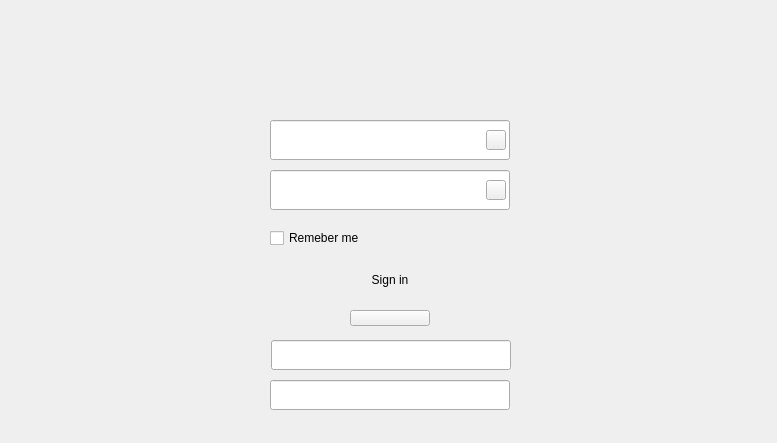
<?xml version="1.0" encoding="UTF-8"?>
<ui version="4.0">
 <class>CLoginUI</class>
 <widget class="QDialog" name="CLoginUI">
  <property name="geometry">
   <rect>
    <x>0</x>
    <y>0</y>
    <width>777</width>
    <height>443</height>
   </rect>
  </property>
  <property name="windowTitle">
   <string notr="true">登录</string>
  </property>
  <layout class="QHBoxLayout">
   <property name="spacing">
    <number>0</number>
   </property>
   <property name="leftMargin">
    <number>0</number>
   </property>
   <property name="topMargin">
    <number>0</number>
   </property>
   <property name="rightMargin">
    <number>0</number>
   </property>
   <property name="bottomMargin">
    <number>0</number>
   </property>
   <item>
    <widget class="QWidget" name="CLoginUIBg" native="true">
     <widget class="QPushButton" name="btnQuit">
      <property name="geometry">
       <rect>
        <x>740</x>
        <y>18</y>
        <width>12</width>
        <height>12</height>
       </rect>
      </property>
      <property name="minimumSize">
       <size>
        <width>12</width>
        <height>12</height>
       </size>
      </property>
      <property name="maximumSize">
       <size>
        <width>12</width>
        <height>12</height>
       </size>
      </property>
      <property name="focusPolicy">
       <enum>Qt::NoFocus</enum>
      </property>
      <property name="text">
       <string/>
      </property>
      <property name="flat">
       <bool>true</bool>
      </property>
     </widget>
     <widget class="DSGUI::DSPushButton" name="btnLogin">
      <property name="geometry">
       <rect>
        <x>270</x>
        <y>260</y>
        <width>240</width>
        <height>40</height>
       </rect>
      </property>
      <property name="sizePolicy">
       <sizepolicy hsizetype="Expanding" vsizetype="Expanding">
        <horstretch>0</horstretch>
        <verstretch>0</verstretch>
       </sizepolicy>
      </property>
      <property name="minimumSize">
       <size>
        <width>240</width>
        <height>40</height>
       </size>
      </property>
      <property name="maximumSize">
       <size>
        <width>240</width>
        <height>40</height>
       </size>
      </property>
      <property name="text">
       <string>Sign in</string>
      </property>
      <property name="flat">
       <bool>true</bool>
      </property>
     </widget>
     <widget class="DSGUI::DSCheckBox" name="cbMemorizePwd">
      <property name="geometry">
       <rect>
        <x>270</x>
        <y>230</y>
        <width>101</width>
        <height>16</height>
       </rect>
      </property>
      <property name="focusPolicy">
       <enum>Qt::NoFocus</enum>
      </property>
      <property name="text">
       <string>Remeber me</string>
      </property>
     </widget>
     <widget class="QPushButton" name="btnExpand">
      <property name="geometry">
       <rect>
        <x>350</x>
        <y>310</y>
        <width>80</width>
        <height>16</height>
       </rect>
      </property>
      <property name="sizePolicy">
       <sizepolicy hsizetype="Fixed" vsizetype="Fixed">
        <horstretch>0</horstretch>
        <verstretch>0</verstretch>
       </sizepolicy>
      </property>
      <property name="minimumSize">
       <size>
        <width>80</width>
        <height>16</height>
       </size>
      </property>
      <property name="maximumSize">
       <size>
        <width>80</width>
        <height>16</height>
       </size>
      </property>
      <property name="focusPolicy">
       <enum>Qt::NoFocus</enum>
      </property>
      <property name="text">
       <string/>
      </property>
      <property name="checkable">
       <bool>true</bool>
      </property>
     </widget>
     <widget class="QWidget" name="widget_6" native="true">
      <property name="geometry">
       <rect>
        <x>270</x>
        <y>170</y>
        <width>240</width>
        <height>40</height>
       </rect>
      </property>
      <property name="minimumSize">
       <size>
        <width>240</width>
        <height>0</height>
       </size>
      </property>
      <property name="maximumSize">
       <size>
        <width>240</width>
        <height>16777215</height>
       </size>
      </property>
      <layout class="QHBoxLayout" name="horizontalLayout_7">
       <property name="spacing">
        <number>2</number>
       </property>
       <property name="leftMargin">
        <number>0</number>
       </property>
       <property name="topMargin">
        <number>0</number>
       </property>
       <property name="rightMargin">
        <number>4</number>
       </property>
       <property name="bottomMargin">
        <number>0</number>
       </property>
       <item>
        <widget class="DSGUI::DSLineEdit" name="leUserPwd">
         <property name="minimumSize">
          <size>
           <width>240</width>
           <height>40</height>
          </size>
         </property>
         <property name="mouseTracking">
          <bool>false</bool>
         </property>
         <property name="contextMenuPolicy">
          <enum>Qt::NoContextMenu</enum>
         </property>
         <property name="acceptDrops">
          <bool>false</bool>
         </property>
        </widget>
       </item>
       <item>
        <widget class="QPushButton" name="pwdClearBtn">
         <property name="minimumSize">
          <size>
           <width>20</width>
           <height>20</height>
          </size>
         </property>
         <property name="maximumSize">
          <size>
           <width>20</width>
           <height>20</height>
          </size>
         </property>
         <property name="focusPolicy">
          <enum>Qt::NoFocus</enum>
         </property>
         <property name="text">
          <string/>
         </property>
        </widget>
       </item>
      </layout>
     </widget>
     <widget class="QWidget" name="widget_5" native="true">
      <property name="geometry">
       <rect>
        <x>270</x>
        <y>120</y>
        <width>240</width>
        <height>40</height>
       </rect>
      </property>
      <property name="minimumSize">
       <size>
        <width>240</width>
        <height>0</height>
       </size>
      </property>
      <property name="maximumSize">
       <size>
        <width>240</width>
        <height>16777215</height>
       </size>
      </property>
      <layout class="QHBoxLayout" name="horizontalLayout_6">
       <property name="spacing">
        <number>2</number>
       </property>
       <property name="leftMargin">
        <number>0</number>
       </property>
       <property name="topMargin">
        <number>0</number>
       </property>
       <property name="rightMargin">
        <number>4</number>
       </property>
       <property name="bottomMargin">
        <number>0</number>
       </property>
       <item>
        <widget class="DSGUI::DSLineEdit" name="leUserName">
         <property name="minimumSize">
          <size>
           <width>240</width>
           <height>40</height>
          </size>
         </property>
         <property name="mouseTracking">
          <bool>false</bool>
         </property>
         <property name="contextMenuPolicy">
          <enum>Qt::NoContextMenu</enum>
         </property>
         <property name="acceptDrops">
          <bool>false</bool>
         </property>
        </widget>
       </item>
       <item>
        <widget class="QPushButton" name="userClearBtn">
         <property name="minimumSize">
          <size>
           <width>20</width>
           <height>20</height>
          </size>
         </property>
         <property name="maximumSize">
          <size>
           <width>20</width>
           <height>20</height>
          </size>
         </property>
         <property name="focusPolicy">
          <enum>Qt::NoFocus</enum>
         </property>
         <property name="text">
          <string/>
         </property>
        </widget>
       </item>
      </layout>
     </widget>
     <widget class="QWidget" name="wgtMask" native="true">
      <property name="enabled">
       <bool>true</bool>
      </property>
      <property name="geometry">
       <rect>
        <x>11</x>
        <y>330</y>
        <width>758</width>
        <height>92</height>
       </rect>
      </property>
      <widget class="DSGUI::DSLineEdit" name="leServerPort">
       <property name="geometry">
        <rect>
         <x>259</x>
         <y>50</y>
         <width>240</width>
         <height>30</height>
        </rect>
       </property>
       <property name="minimumSize">
        <size>
         <width>240</width>
         <height>30</height>
        </size>
       </property>
       <property name="maximumSize">
        <size>
         <width>240</width>
         <height>30</height>
        </size>
       </property>
       <property name="contextMenuPolicy">
        <enum>Qt::NoContextMenu</enum>
       </property>
      </widget>
      <widget class="DSGUI::DSLineEdit" name="leServerIp">
       <property name="geometry">
        <rect>
         <x>260</x>
         <y>10</y>
         <width>240</width>
         <height>30</height>
        </rect>
       </property>
       <property name="minimumSize">
        <size>
         <width>240</width>
         <height>30</height>
        </size>
       </property>
       <property name="maximumSize">
        <size>
         <width>240</width>
         <height>30</height>
        </size>
       </property>
       <property name="contextMenuPolicy">
        <enum>Qt::NoContextMenu</enum>
       </property>
      </widget>
     </widget>
     <widget class="QWidget" name="msgWidget" native="true">
      <property name="geometry">
       <rect>
        <x>0</x>
        <y>60</y>
        <width>780</width>
        <height>30</height>
       </rect>
      </property>
      <property name="sizePolicy">
       <sizepolicy hsizetype="Fixed" vsizetype="Fixed">
        <horstretch>0</horstretch>
        <verstretch>0</verstretch>
       </sizepolicy>
      </property>
      <layout class="QHBoxLayout" name="horizontalLayout">
       <property name="spacing">
        <number>0</number>
       </property>
       <property name="leftMargin">
        <number>0</number>
       </property>
       <property name="topMargin">
        <number>0</number>
       </property>
       <property name="rightMargin">
        <number>0</number>
       </property>
       <property name="bottomMargin">
        <number>0</number>
       </property>
       <item>
        <spacer name="horizontalSpacer">
         <property name="orientation">
          <enum>Qt::Horizontal</enum>
         </property>
         <property name="sizeHint" stdset="0">
          <size>
           <width>40</width>
           <height>20</height>
          </size>
         </property>
        </spacer>
       </item>
       <item>
        <widget class="QLabel" name="msgLabel">
         <property name="text">
          <string/>
         </property>
         <property name="alignment">
          <set>Qt::AlignCenter</set>
         </property>
        </widget>
       </item>
       <item>
        <spacer name="horizontalSpacer_2">
         <property name="orientation">
          <enum>Qt::Horizontal</enum>
         </property>
         <property name="sizeHint" stdset="0">
          <size>
           <width>40</width>
           <height>20</height>
          </size>
         </property>
        </spacer>
       </item>
      </layout>
     </widget>
    </widget>
   </item>
  </layout>
 </widget>
 <layoutdefault spacing="6" margin="11"/>
 <customwidgets>
  <customwidget>
   <class>DSGUI::DSCheckBox</class>
   <extends>QCheckBox</extends>
   <header>CheckBox/CheckBox.h</header>
  </customwidget>
  <customwidget>
   <class>DSGUI::DSLineEdit</class>
   <extends>QLineEdit</extends>
   <header>LineEdit/LineEdit.h</header>
  </customwidget>
  <customwidget>
   <class>DSGUI::DSPushButton</class>
   <extends>QPushButton</extends>
   <header location="global">PushButton/PushButton.h</header>
  </customwidget>
 </customwidgets>
 <resources/>
 <connections/>
</ui>
